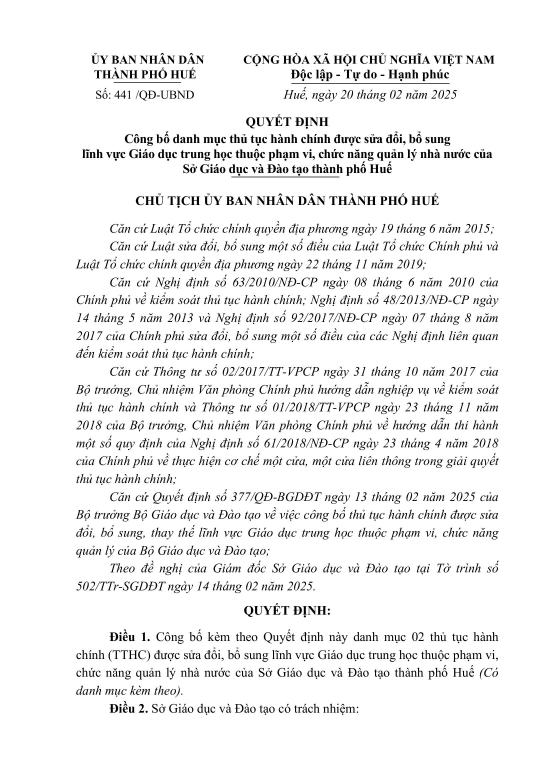
#> input picture data/00.00.H57-441-QD-UBND-2025-PL1_signed.jpg, 1654 x 2339 px (shown at 1/3 size)
$ python -i parse_lines.py   (imports and definitions only)
#> lines starting #> are read from the running program, lines starting #| are printed output that depends on the picture; after the words box and inside, x2 and y2 are one past the last pixel; in counts of white or black regions, pixels touching at a corner belong together
#> further down, picture is the input picture: shape (2339, 1654); min 0, max 255, mean 240.1
# import built-in dependencies
import time

# import 3rd party dependencies
import cv2
import numpy as np
from sklearn.cluster import DBSCAN

def parse_words(
        img: np.ndarray
):
    """
    Tách văn bản thành các chữ
    :param
        - img: ảnh nhị phân văn bản
    :return
        - các contours của các chữ
    """
    t0 = time.time()
    kernel = cv2.getStructuringElement(cv2.MORPH_RECT, (4, 3))
    dilated_img = cv2.dilate(img, kernel, iterations = 3)
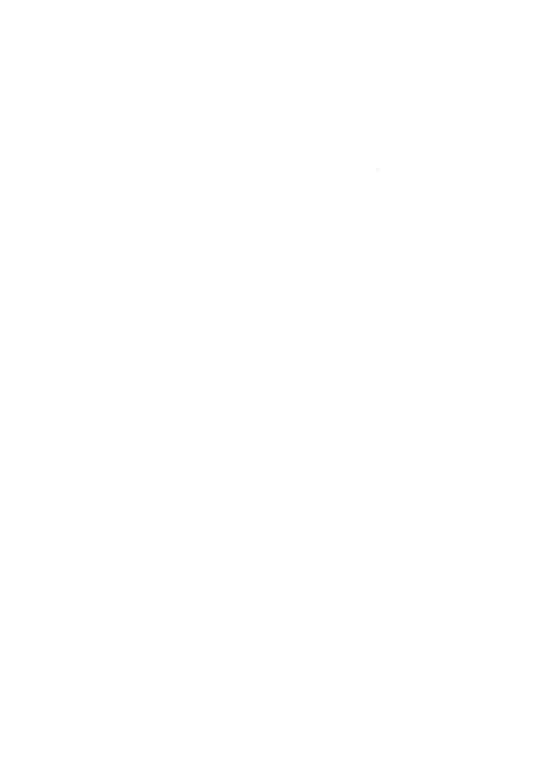
#> dilated_img: shape (2339, 1654) (shown at 1/3 size); values 254 (black) and 255 (white), 100% white; black in thin lines or dots, all inside (x1, y1, x2, y2) = (1133, 507, 1134, 509)

    contours, _ = cv2.findContours(dilated_img, cv2.RETR_EXTERNAL, cv2.CHAIN_APPROX_SIMPLE)
#> contours = [[[0, 0], [0, 2338], [1653, 2338], [1653, 0]]]

    boxes = np.array([cv2.boundingRect(cnt) for cnt in contours])
#> boxes = [[0, 0, 1654, 2339]]

    t1 = time.time()
    return boxes, {"parse_words": t1 - t0}

def group_words_by_lines(
        boxes
):
    """
    Nhóm các từ thành các dòng
    :param
        - contours: list of contours
    :return:
        - list of lines
    """

    t0 = time.time()

    boxes = boxes[boxes[:, 1].argsort()]

    lines = []
    current_line = []
    y_threshold = 10

    for box in boxes:
        x, y, w, h = box
        if not current_line:
            current_line.append(box)
        else:
            last_x, last_y, last_w, last_h = current_line[-1]
            if abs(y - last_y) < y_threshold:
                current_line.append(box)
            else:
                lines.append(sorted(current_line, key = lambda x: x[0]))
                current_line = [box]

    if current_line:
        lines.append(sorted(current_line, key = lambda x: x[0]))

    t1 = time.time()
    return lines, {"parse_lines": t1 - t0}


>>> import cv2
>>> picture = cv2.imread('../../../data/00.00.H57-441-QD-UBND-2025-PL1_signed.jpg', cv2.IMREAD_GRAYSCALE)
>>> result = parse_words(picture)
